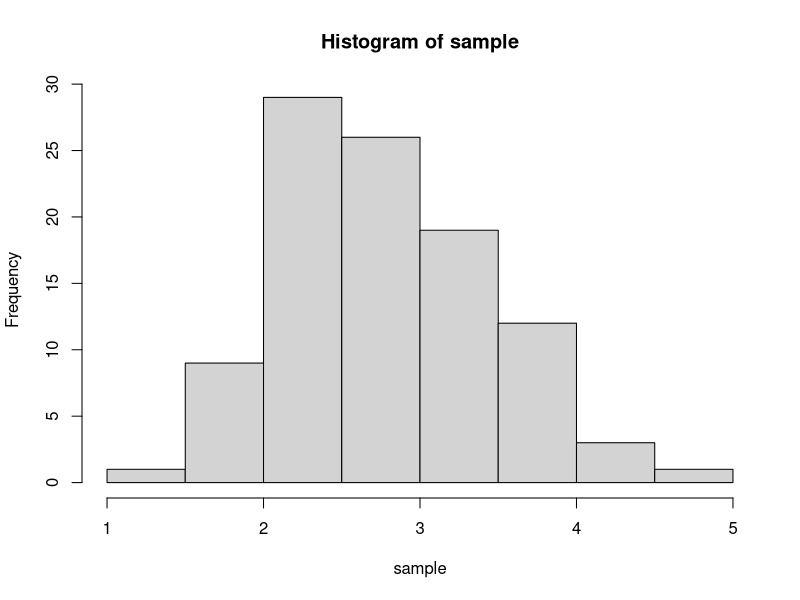
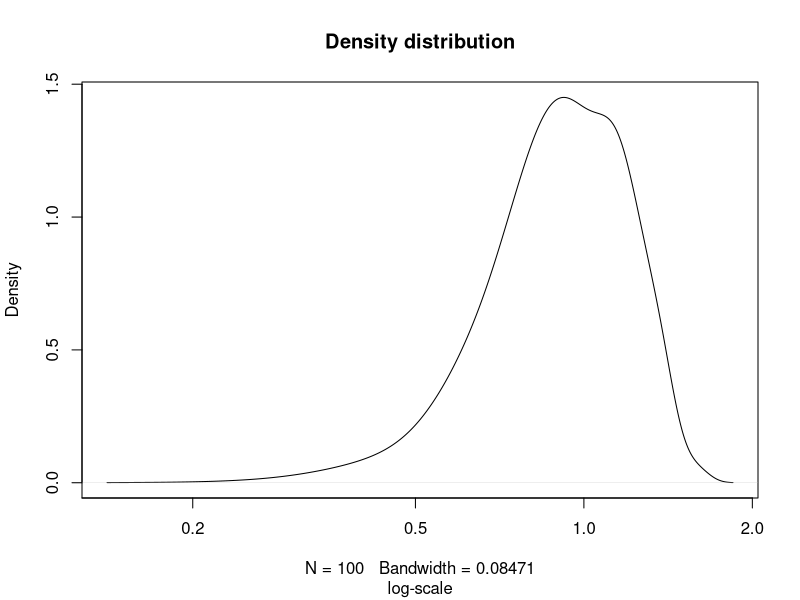

Generate these figures, in order, with R:
## ---- chunk 1
knitr::opts_chunk$set(echo = TRUE)
## ---- chunk 2
sample <- c(rlnorm(100, meanlog = 1, sdlog = 0.25))
## ---- chunk 3
hist(sample)
## ---- chunk 4
plot(density(log(sample)), log = "x", main = "Density distribution", sub = "log-scale")
